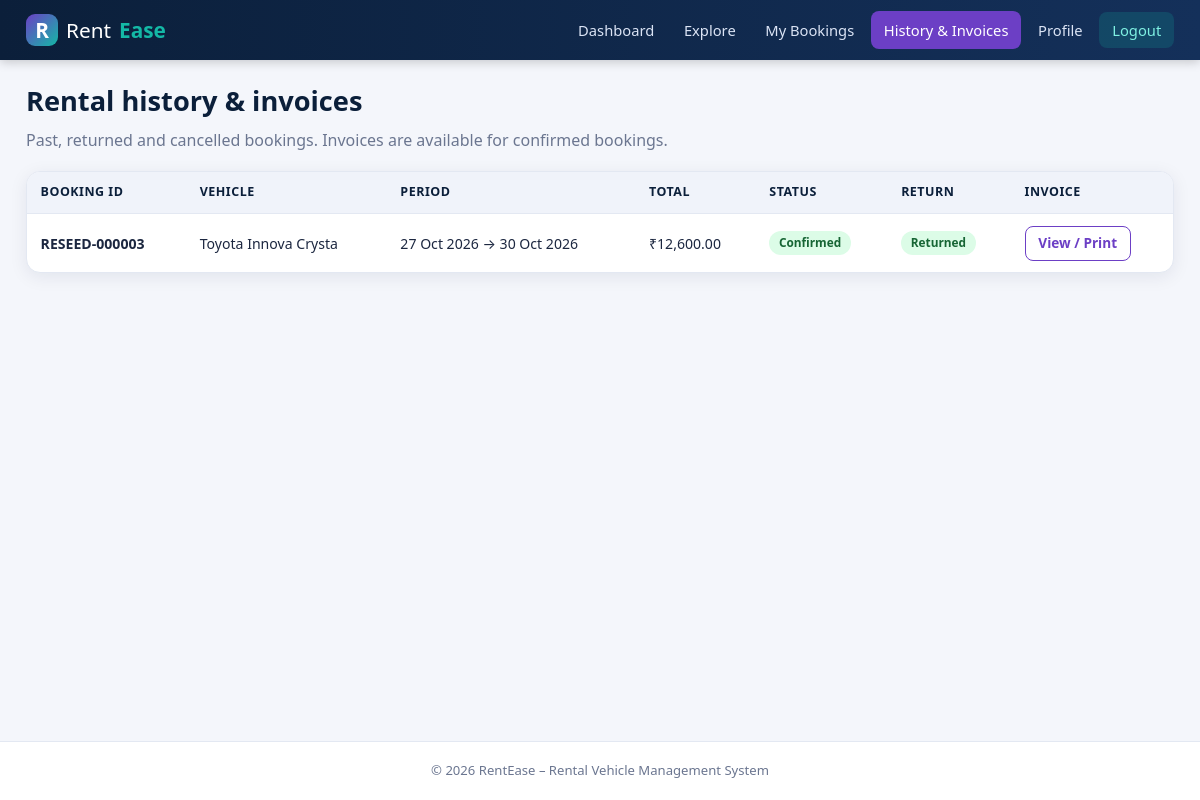
/customer/history.php (signed in), run on the app's committed database.
### tables this page shows
CREATE TABLE bookings (
  id            INT UNSIGNED AUTO_INCREMENT PRIMARY KEY,
  booking_code  VARCHAR(30) NOT NULL,
  vehicle_id    INT UNSIGNED NOT NULL,
  user_id       INT UNSIGNED NOT NULL,
  pickup_dt     DATETIME NOT NULL,
  return_dt     DATETIME NOT NULL,
  total_rent    DECIMAL(10,2) NOT NULL,
  status        ENUM('confirmed','waitlisted','cancelled') NOT NULL DEFAULT 'confirmed',
  return_status ENUM('pending','returned','overdue') NOT NULL DEFAULT 'pending',
  created_at    TIMESTAMP NOT NULL DEFAULT CURRENT_TIMESTAMP,
  UNIQUE KEY uq_booking_code (booking_code),
  UNIQUE KEY uq_vehicle_user_pickup (vehicle_id, user_id, pickup_dt),
  KEY idx_bookings_vehicle (vehicle_id, status, pickup_dt, return_dt),
  KEY idx_bookings_user (user_id),
  CONSTRAINT fk_bookings_vehicle FOREIGN KEY (vehicle_id) REFERENCES vehicles(id) ON DELETE RESTRICT,
  CONSTRAINT fk_bookings_user FOREIGN KEY (user_id) REFERENCES users(id) ON DELETE RESTRICT
);

CREATE TABLE vehicles (
  id                  INT UNSIGNED AUTO_INCREMENT PRIMARY KEY,
  name                VARCHAR(120) NOT NULL,
  description         TEXT NULL,
  category            VARCHAR(40)  NOT NULL,
  photo               VARCHAR(80)  NULL,
  reg_number          VARCHAR(30)  NOT NULL,
  fuel_type           VARCHAR(20)  NOT NULL,
  transmission        VARCHAR(20)  NOT NULL DEFAULT 'Manual',
  seats               TINYINT UNSIGNED NOT NULL DEFAULT 4,
  rent_per_day        DECIMAL(10,2) NOT NULL,
  pickup_location     VARCHAR(150) NOT NULL,
  branch              VARCHAR(100) NOT NULL,
  available_from      DATE NOT NULL,
  available_until     DATE NOT NULL,
  eligibility         VARCHAR(255) NOT NULL DEFAULT 'Any valid driving licence',
  min_age             TINYINT UNSIGNED NOT NULL DEFAULT 18,
  licence_restriction VARCHAR(100) NOT NULL DEFAULT '',    
  branch_contact      VARCHAR(60)  NOT NULL DEFAULT '',
  cancel_policy       VARCHAR(20)  NOT NULL DEFAULT 'flexible',  
  status              ENUM('draft','published','booking_closed','rented_out','maintenance','archived') NOT NULL DEFAULT 'draft',
  created_by          INT UNSIGNED NOT NULL,
  created_at          TIMESTAMP NOT NULL DEFAULT CURRENT_TIMESTAMP,
  updated_at          TIMESTAMP NOT NULL DEFAULT CURRENT_TIMESTAMP ON UPDATE CURRENT_TIMESTAMP,
  UNIQUE KEY uq_vehicles_reg (reg_number),
  KEY idx_vehicles_status (status),
  KEY idx_vehicles_category (category),
  CONSTRAINT fk_vehicles_user FOREIGN KEY (created_by) REFERENCES users(id) ON DELETE RESTRICT
);

### config/db.php (called while the page is built, shortened)
<?php
function pdo(): PDO
{
    static $pdo = null;
    if ($pdo === null) {
        try {
            $pdo = new PDO(
                'mysql:host=' . DB_HOST . ';dbname=' . DB_NAME . ';charset=utf8mb4',
                DB_USER,
                DB_PASS,
                [
                    PDO::ATTR_ERRMODE            => PDO::ERRMODE_EXCEPTION,
                    PDO::ATTR_DEFAULT_FETCH_MODE => PDO::FETCH_ASSOC,
                    PDO::ATTR_EMULATE_PREPARES   => false,
                ]
            );
            $pdo->exec("SET time_zone = '+05:30'");
        } catch (PDOException $e) {
            error_log('RentEase DB error: ' . $e->getMessage());
            http_response_code(500);
            exit('Database connection failed. Start MySQL in XAMPP and import sql/schema.sql and sql/seed.sql.');
        }
    }
    return $pdo;
}

### includes/auth.php (called while the page is built, shortened)
<?php
require_once __DIR__ . '/../config/db.php';
function e($v): string { return htmlspecialchars((string)$v, ENT_QUOTES | ENT_SUBSTITUTE, 'UTF-8'); }
function money($n): string { return '₹' . number_format((float)$n, 2); }

### customer/history.php (the view, shortened to what this page needs)
<?php
$me = require_role('customer');
$st = pdo()->prepare("SELECT b.*, v.name AS vname FROM bookings b JOIN vehicles v ON v.id=b.vehicle_id
  WHERE b.user_id=? AND (b.status='cancelled' OR b.return_status='returned' OR b.return_dt < NOW())
  ORDER BY b.pickup_dt DESC");
$st->execute([$me['id']]);
$rows = $st->fetchAll();
include __DIR__ . '/../includes/header.php';
?>
<div class="page-head"><div><h1>Rental history &amp; invoices</h1><p class="muted">Past, returned and cancelled bookings. Invoices are available for confirmed bookings.</p></div></div>
<div class="table-wrap"><table>
  <thead><tr><th>Booking ID</th><th>Vehicle</th><th>Period</th><th>Total</th><th>Status</th><th>Return</th><th>Invoice</th></tr></thead>
  <tbody>
  <?php foreach ($rows as $b): ?>
    <tr>
      <td><b><?= e($b['booking_code']) ?></b></td><td><?= e($b['vname']) ?></td>
      <td><?= e(date('d M Y', strtotime($b['pickup_dt']))) ?> → <?= e(date('d M Y', strtotime($b['return_dt']))) ?></td>
      <td><?= e(money($b['total_rent'])) ?></td>
      <td><span class="badge b-<?= e($b['status']) ?>"><?= e($b['status']) ?></span></td>
      <td><span class="badge b-<?= e($b['return_status']) ?>"><?= e($b['return_status']) ?></span></td>
      <td><?php if ($b['status'] === 'confirmed'): ?><a class="btn btn-sm btn-ghost" href="invoice.php?id=<?= (int)$b['id'] ?>">View / Print</a><?php else: ?><span class="muted small">—</span><?php endif; ?></td>
    </tr>
  <?php endforeach; ?>
  </tbody></table></div>
<?php include __DIR__ . '/../includes/footer.php'; ?>

### assets/css/style.css (style rules this page uses)
:root { --navy:#0b1f3a; --navy-2:#14305a; --purple:#6c3fc5; --purple-d:#5530a3; --teal:#14b8a6; --teal-d:#0d9488; --bg:#f4f6fb; --card:#fff; --text:#1c2740; --muted:#6b7690; --line:#e3e8f2; --ok:#15803d; --warn:#b45309; --danger:#b91c1c; --info:#1d4ed8; --radius:14px; --shadow:0 4px 18px rgba(11,31,58,.08); }
* { box-sizing:border-box }
html { scroll-behavior:smooth }
body { margin:0;font-family:system-ui,-apple-system,"Segoe UI",Roboto,Arial,sans-serif;background:var(--bg);color:var(--text);line-height:1.5;min-height:100vh;display:flex;flex-direction:column }
a { color:var(--purple);text-decoration:none }
h1,h2,h3 { color:var(--navy);line-height:1.25;margin:0 0 .6rem }
h1 { font-size:1.7rem }
.muted { color:var(--muted) }
.page-head { display:flex;justify-content:space-between;align-items:flex-end;gap:1rem;flex-wrap:wrap;margin-bottom:1.2rem }
.page-head p { margin:0 }
.btn { display:inline-block;background:var(--purple);color:#fff;border:0;padding:.65rem 1.2rem;border-radius:10px;font-weight:600;font-size:.95rem;cursor:pointer;font-family:inherit;transition:.15s;text-align:center }
.btn-sm { padding:.4rem .8rem;font-size:.85rem;border-radius:8px }
.btn-ghost { background:transparent;color:var(--purple);border:1.5px solid var(--purple) }
.badge { display:inline-block;padding:.18rem .6rem;border-radius:99px;font-size:.74rem;font-weight:700;text-transform:capitalize;white-space:nowrap }
.b-published,.b-confirmed,.b-returned,.b-active { background:#dcfce7;color:#166534 }
.table-wrap { overflow-x:auto;background:#fff;border-radius:var(--radius);box-shadow:var(--shadow);border:1px solid var(--line) }
table { width:100%;border-collapse:collapse;font-size:.88rem }
th,td { padding:.7rem .85rem;text-align:left;border-bottom:1px solid var(--line);vertical-align:middle }
th { background:#f0f3fa;color:var(--navy);font-size:.78rem;text-transform:uppercase;letter-spacing:.04em;white-space:nowrap }
tr:last-child td { border-bottom:0 }

### data on the page
bookings: booking_code "RESEED-000003", vehicle.name "Toyota Innova Crysta", pickup_dt "27 Oct 2026", return_dt "30 Oct 2026", total_rent "₹12,600.00", status "Confirmed", return_status "Returned"

### other printed values
$label "Dashboard Explore My Bookings History & Invoices Profile"
